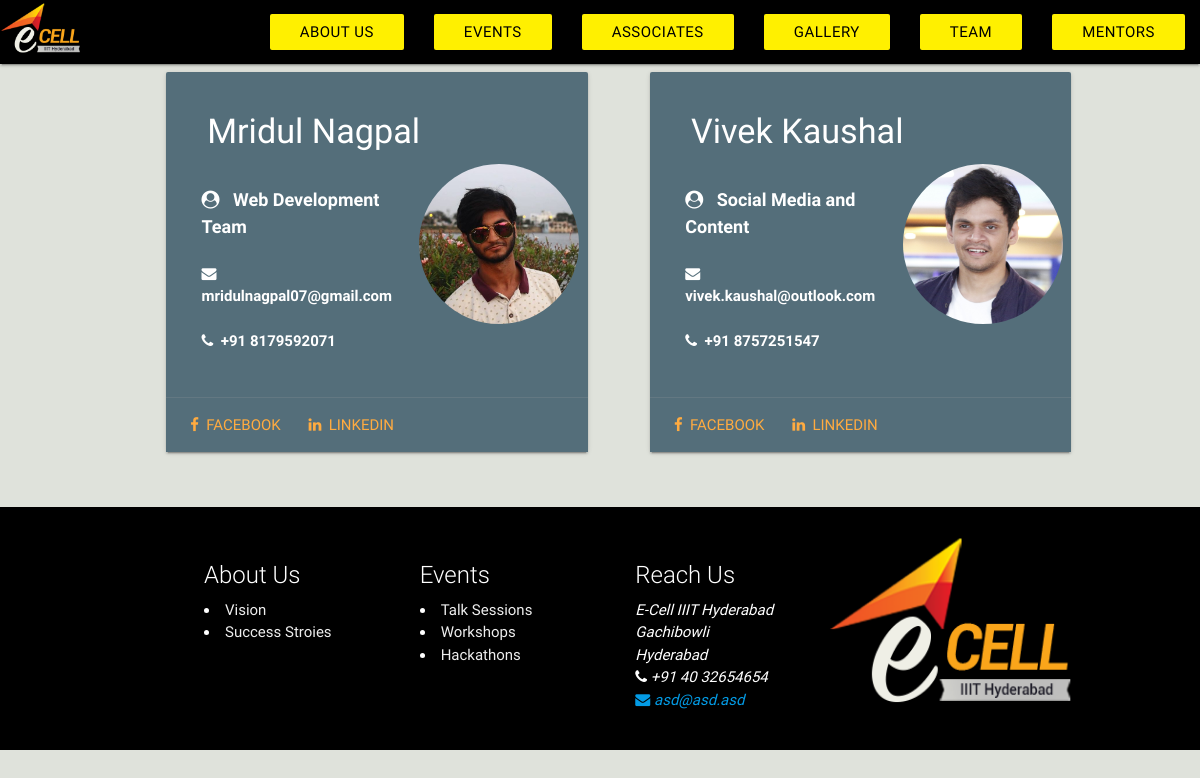
The app's page /website/team/ with its own data.
### website/models.py (models this page shows)
class Person(models.Model):
    firstName = models.CharField(max_length=30)
    lastName = models.CharField(max_length=30)
    email = models.CharField(max_length=120)
    phoneNo = models.CharField(max_length=20)
    position = models.CharField(max_length=120)
    fb = models.CharField(max_length=255)
    linkedin = models.CharField(max_length=255)
    persons = PersonManager()

### website/views.py (the view)
def team(request):
    person = models.Person.persons.all()
    return render(request, 'website/team.html',{ 'person': person })

### website/template/website/team.html
{% extends "website/base.html" %}
{% load static %}
{% block main %}
	  <div class="row" style="margin-left: 135px;">
	{% for instance in person %}
        <div class="col m5" style="margin: 0 20px 20px 20px;">
          <div class="card blue-grey darken-1">
            <div class="card-content white-text">
              <span class="card-title"><h4>&nbsp;&nbsp;{{ instance.firstName }} {{ instance.lastName }}</h4></span>
             	 <div class="row">
            	 	 <div class="col m7"><br>
            	 	  <p style="font-size: 18px; font-weight: bold;"><i class="fa fa-user-circle" aria-hidden="true"></i> &nbsp; {{ instance.position }}</p><br>
            	 	  <a href="mailto:{{ instance.email }}" style="color:white"><p style="font-size: 15px; font-weight: bold;" ><i class="fa fa-envelope"></i> &nbsp; {{ instance.email }}</p></a><br>
      				  <p style="font-size: 15px; font-weight: bold;"><i class="fa fa-phone"></i>&nbsp; {{ instance.phoneNo }}</p>
              		</div>
              		<div class="col m2" style="margin-right: 20px">
              			<img src = '{% static 'images/Core Team/' %}{{ instance.firstName }}.jpg' class = "circle" style="height:160px; width:160px;">
              		</div>
              		<div class="col m2">
              		</div>
            	 </div>
             </div>
            <div class="card-action">
              <a href="{{ instance.fb }}"><i class="fa fa-facebook" target="_blank"></i>&nbsp;&nbsp;Facebook</a>
              <a href="{{ instance.linkedin }}" target="_blank"><i class="fa fa-linkedin"></i>&nbsp;&nbsp;LinkedIn</a>
            </div>
          </div>
        </div>
     {% endfor %}
</div>
{% endblock %}

### website/template/website/base.html (style rules this page uses)
body { background-color:#DFE2DB !important; }

### records on screen
Person: firstName "Mridul", lastName "Nagpal", position "Web Development Team", email "mridulnagpal07@gmail.com", phoneNo "+91 8179592071", firstName (picture)
Person: firstName "Vivek", lastName "Kaushal", position "Social Media and Content", email "vivek.kaushal@outlook.com", phoneNo "+91 8757251547", firstName (picture)
